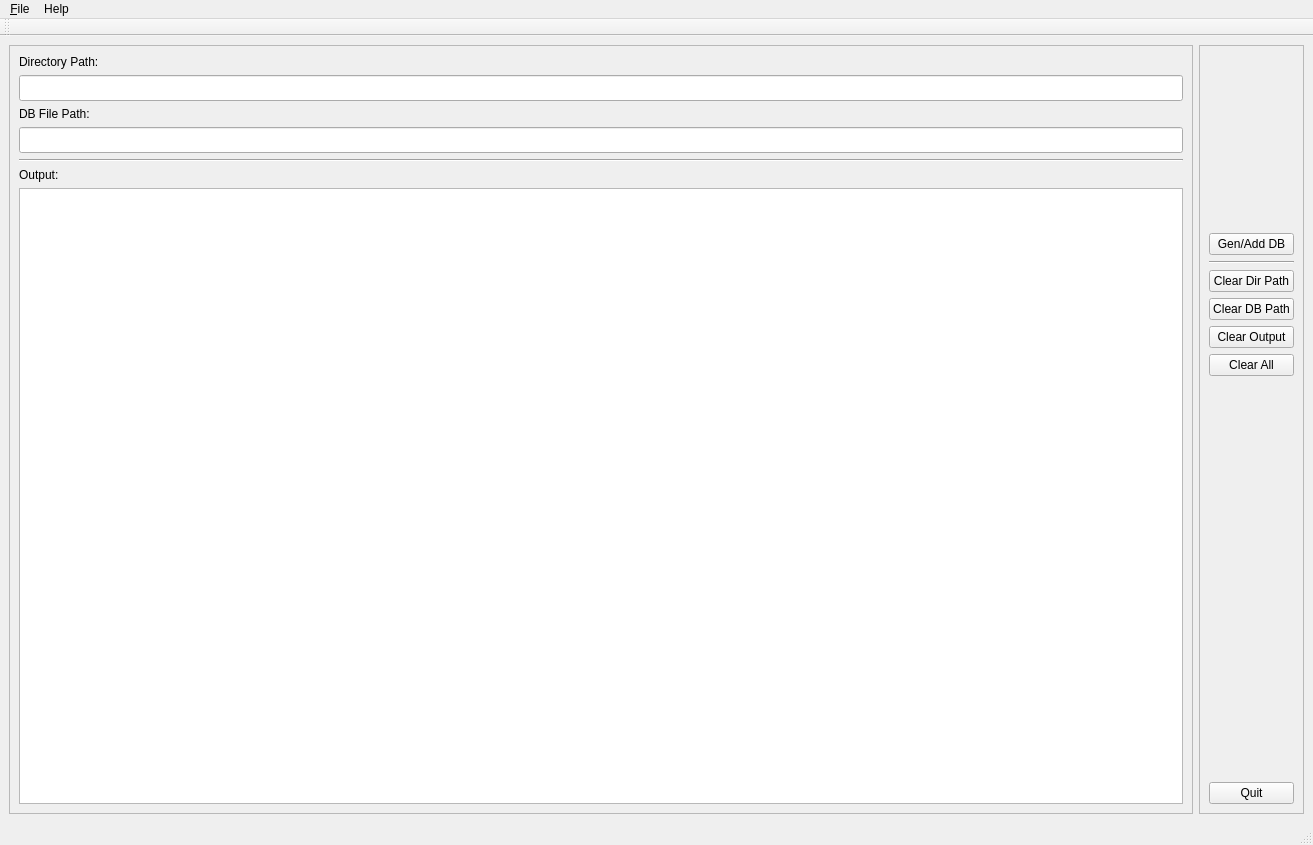
<?xml version="1.0" encoding="UTF-8"?>
<ui version="4.0">
 <class>MainWindow</class>
 <widget class="QMainWindow" name="MainWindow">
  <property name="geometry">
   <rect>
    <x>0</x>
    <y>0</y>
    <width>1313</width>
    <height>845</height>
   </rect>
  </property>
  <property name="windowTitle">
   <string>FileDB</string>
  </property>
  <widget class="QWidget" name="centralwidget">
   <layout class="QHBoxLayout" name="horizontalLayout">
    <item>
     <widget class="QFrame" name="frame">
      <property name="frameShape">
       <enum>QFrame::StyledPanel</enum>
      </property>
      <property name="frameShadow">
       <enum>QFrame::Raised</enum>
      </property>
      <layout class="QVBoxLayout" name="verticalLayout_2">
       <item>
        <widget class="QLabel" name="labelDirPath">
         <property name="text">
          <string>Directory Path:</string>
         </property>
        </widget>
       </item>
       <item>
        <widget class="QLineEdit" name="dirPathEdit">
         <property name="font">
          <font>
           <pointsize>11</pointsize>
          </font>
         </property>
        </widget>
       </item>
       <item>
        <widget class="QLabel" name="labelDBPath">
         <property name="text">
          <string>DB File Path:</string>
         </property>
        </widget>
       </item>
       <item>
        <widget class="QLineEdit" name="dbPathEdit">
         <property name="font">
          <font>
           <pointsize>11</pointsize>
          </font>
         </property>
        </widget>
       </item>
       <item>
        <widget class="Line" name="line">
         <property name="orientation">
          <enum>Qt::Horizontal</enum>
         </property>
        </widget>
       </item>
       <item>
        <widget class="QLabel" name="labelOutput">
         <property name="text">
          <string>Output:</string>
         </property>
        </widget>
       </item>
       <item>
        <widget class="QTextEdit" name="outputEdit">
         <property name="font">
          <font>
           <pointsize>11</pointsize>
          </font>
         </property>
        </widget>
       </item>
      </layout>
     </widget>
    </item>
    <item>
     <widget class="QFrame" name="frame_2">
      <property name="frameShape">
       <enum>QFrame::StyledPanel</enum>
      </property>
      <property name="frameShadow">
       <enum>QFrame::Raised</enum>
      </property>
      <layout class="QVBoxLayout" name="verticalLayout">
       <item>
        <spacer name="verticalSpacer_2">
         <property name="orientation">
          <enum>Qt::Vertical</enum>
         </property>
         <property name="sizeHint" stdset="0">
          <size>
           <width>20</width>
           <height>40</height>
          </size>
         </property>
        </spacer>
       </item>
       <item>
        <widget class="QPushButton" name="genAddDBButton">
         <property name="text">
          <string>Gen/Add DB</string>
         </property>
        </widget>
       </item>
       <item>
        <widget class="Line" name="line_2">
         <property name="orientation">
          <enum>Qt::Horizontal</enum>
         </property>
        </widget>
       </item>
       <item>
        <widget class="QPushButton" name="clearDirPathButton">
         <property name="text">
          <string>Clear Dir Path</string>
         </property>
        </widget>
       </item>
       <item>
        <widget class="QPushButton" name="clearDBPathButton">
         <property name="text">
          <string>Clear DB Path</string>
         </property>
        </widget>
       </item>
       <item>
        <widget class="QPushButton" name="clearOutputButton">
         <property name="text">
          <string>Clear Output</string>
         </property>
        </widget>
       </item>
       <item>
        <widget class="QPushButton" name="clearAllButton">
         <property name="text">
          <string>Clear All</string>
         </property>
        </widget>
       </item>
       <item>
        <spacer name="verticalSpacer">
         <property name="orientation">
          <enum>Qt::Vertical</enum>
         </property>
         <property name="sizeType">
          <enum>QSizePolicy::Fixed</enum>
         </property>
         <property name="sizeHint" stdset="0">
          <size>
           <width>20</width>
           <height>400</height>
          </size>
         </property>
        </spacer>
       </item>
       <item>
        <widget class="QPushButton" name="quitButton">
         <property name="text">
          <string>Quit</string>
         </property>
        </widget>
       </item>
      </layout>
     </widget>
    </item>
   </layout>
  </widget>
  <widget class="QMenuBar" name="menubar">
   <property name="geometry">
    <rect>
     <x>0</x>
     <y>0</y>
     <width>1313</width>
     <height>31</height>
    </rect>
   </property>
   <widget class="QMenu" name="menuFile">
    <property name="title">
     <string>&amp;File</string>
    </property>
    <addaction name="actionExit"/>
   </widget>
   <widget class="QMenu" name="menuAbout">
    <property name="title">
     <string>Help</string>
    </property>
    <addaction name="actionAbout"/>
   </widget>
   <addaction name="menuFile"/>
   <addaction name="menuAbout"/>
  </widget>
  <widget class="QStatusBar" name="statusbar"/>
  <widget class="QToolBar" name="toolbar">
   <property name="windowTitle">
    <string>toolBar</string>
   </property>
   <attribute name="toolBarArea">
    <enum>TopToolBarArea</enum>
   </attribute>
   <attribute name="toolBarBreak">
    <bool>false</bool>
   </attribute>
  </widget>
  <action name="actionExit">
   <property name="text">
    <string>E&amp;xit</string>
   </property>
   <property name="shortcut">
    <string>Ctrl+Q</string>
   </property>
  </action>
  <action name="actionAbout">
   <property name="text">
    <string>About</string>
   </property>
   <property name="statusTip">
    <string>About</string>
   </property>
  </action>
 </widget>
 <resources/>
 <connections>
  <connection>
   <sender>actionExit</sender>
   <signal>triggered()</signal>
   <receiver>MainWindow</receiver>
   <slot>close()</slot>
   <hints>
    <hint type="sourcelabel">
     <x>-1</x>
     <y>-1</y>
    </hint>
    <hint type="destinationlabel">
     <x>394</x>
     <y>152</y>
    </hint>
   </hints>
  </connection>
 </connections>
</ui>
